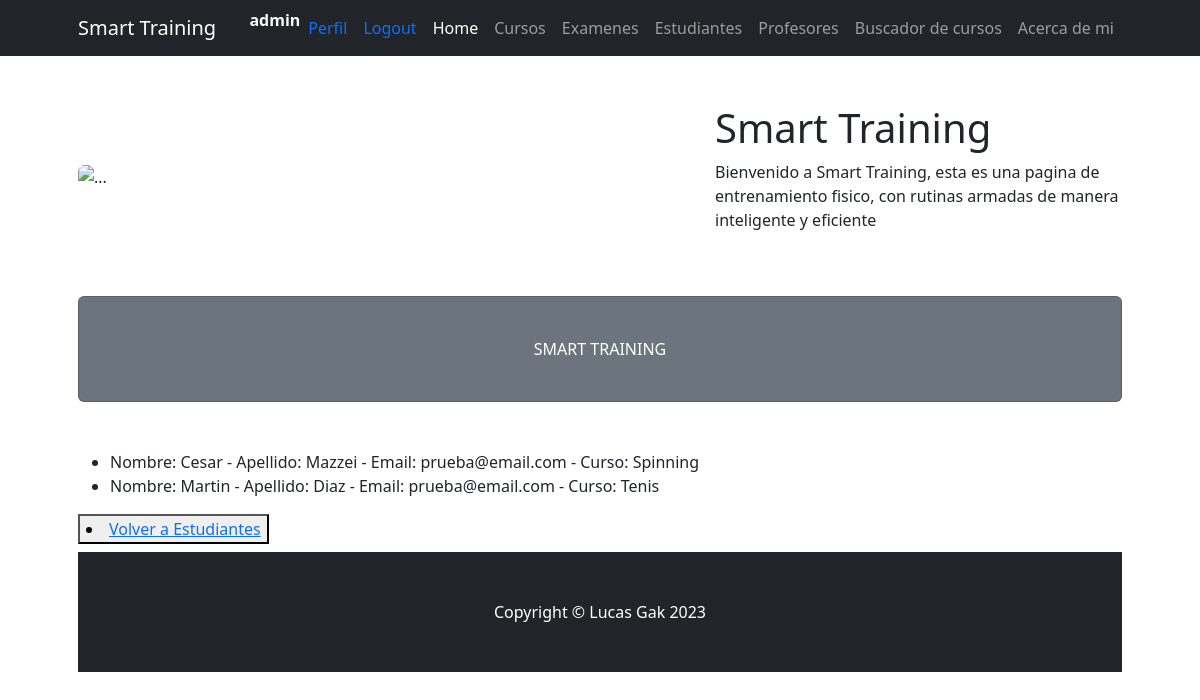
The app's page /ProjectoFinal23/leerEstudiantes (signed in), older data.
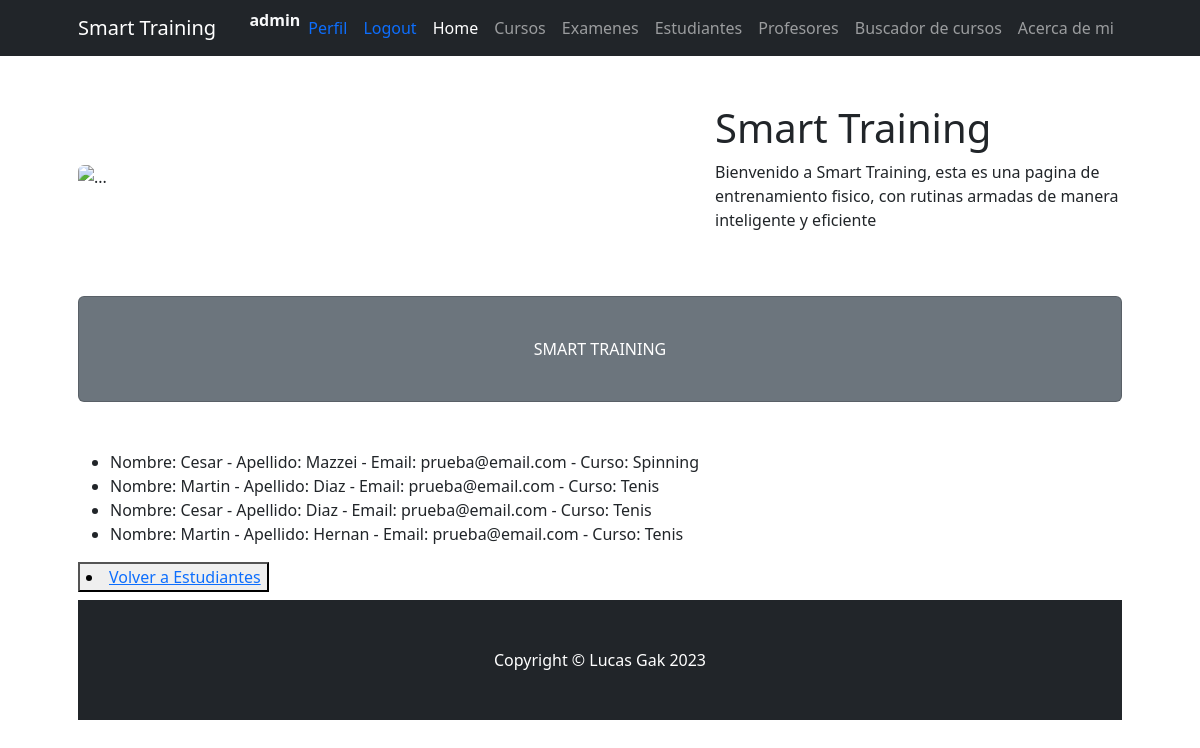
The same page, newer data.
### ProjectoFinal23/models.py (models this page shows)
class Estudiante(models.Model):
    nombre= models.CharField(max_length=30)
    apellido=models.CharField(max_length=30)
    email=models.EmailField()
    curso=models.CharField(max_length=30)
    def __str__(self):
        return f"Nombre: {self.nombre} - Apellido: {self.apellido} - Email: {self.email} - Curso: {self.curso}"

### ProjectoFinal23/views.py (the view)
# urls.py: path('leerEstudiantes', views.leerEstudiantes, name = "LeerEstudiantes"),
@login_required
def leerEstudiantes(request):
    estudiantes = Estudiante.objects.all()
    contexto = {"estudiantes":estudiantes}
    return render(request, "ProjectoFinal23/leerEstudiantes.html",contexto)

### ProjectoFinal23/templates/ProjectoFinal23/leerEstudiantes.html
{% extends 'ProjectoFinal23/padre.html' %}
{% load static %}
{% block section1 %}
<ul>
    {% for p in estudiantes %}
    <li>{{p}}</li>
{% endfor %}
</ul>
<button>
    <li><a href="{% url 'estudiantes' %}"> Volver a Estudiantes</a></li>
</button>
{% endblock %}

Row changes from the older to the newer data that the page shows:
added Estudiante: nombre+apellido+email "Nombre: Cesar - Apellido: Diaz - Email: prueba@email.com - Curso: Tenis"
added Estudiante: nombre+apellido+email "Nombre: Martin - Apellido: Hernan - Email: prueba@email.com - Curso: Tenis"
